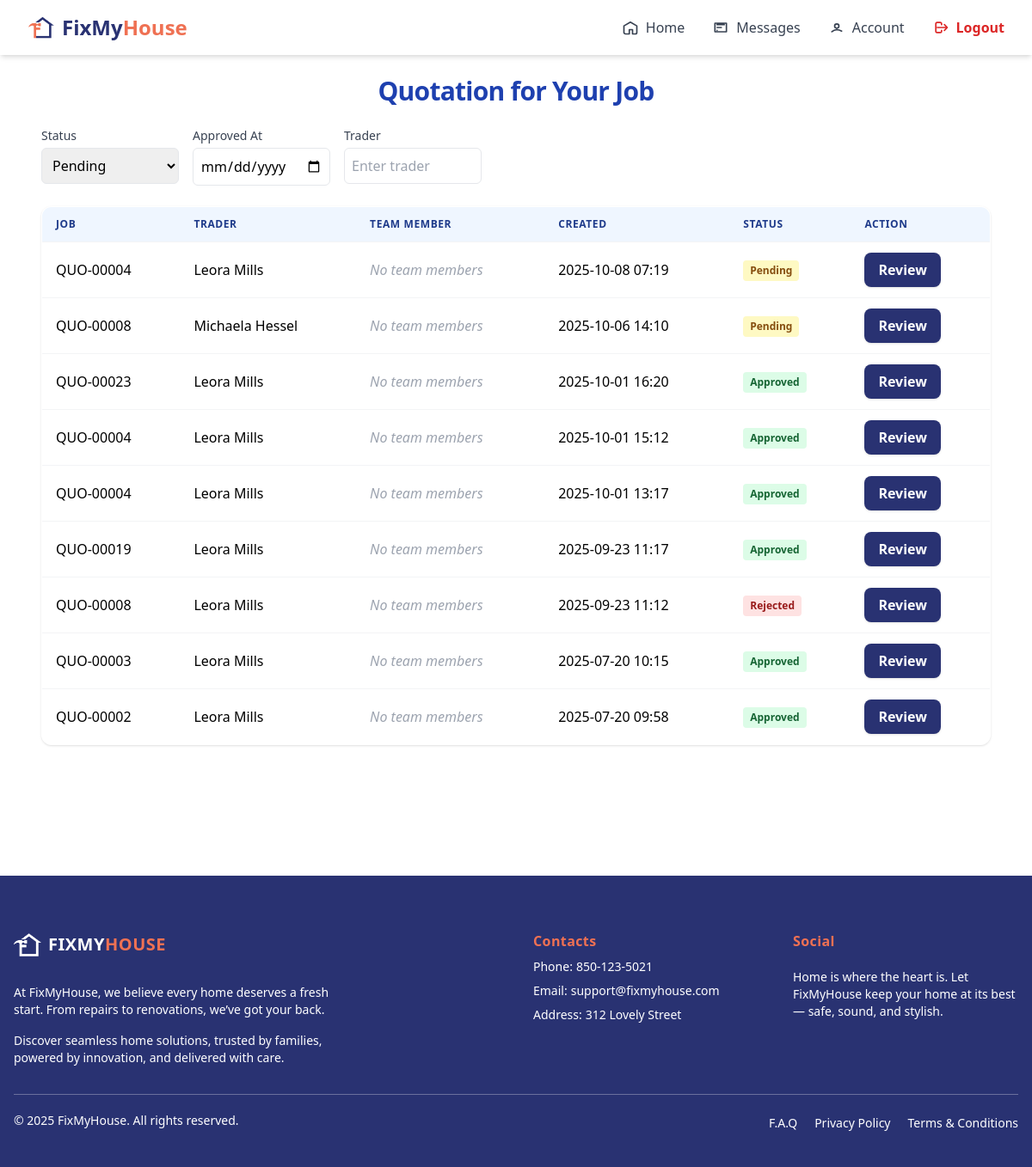
Page /agent/bids/ (signed in) on the earlier database version.
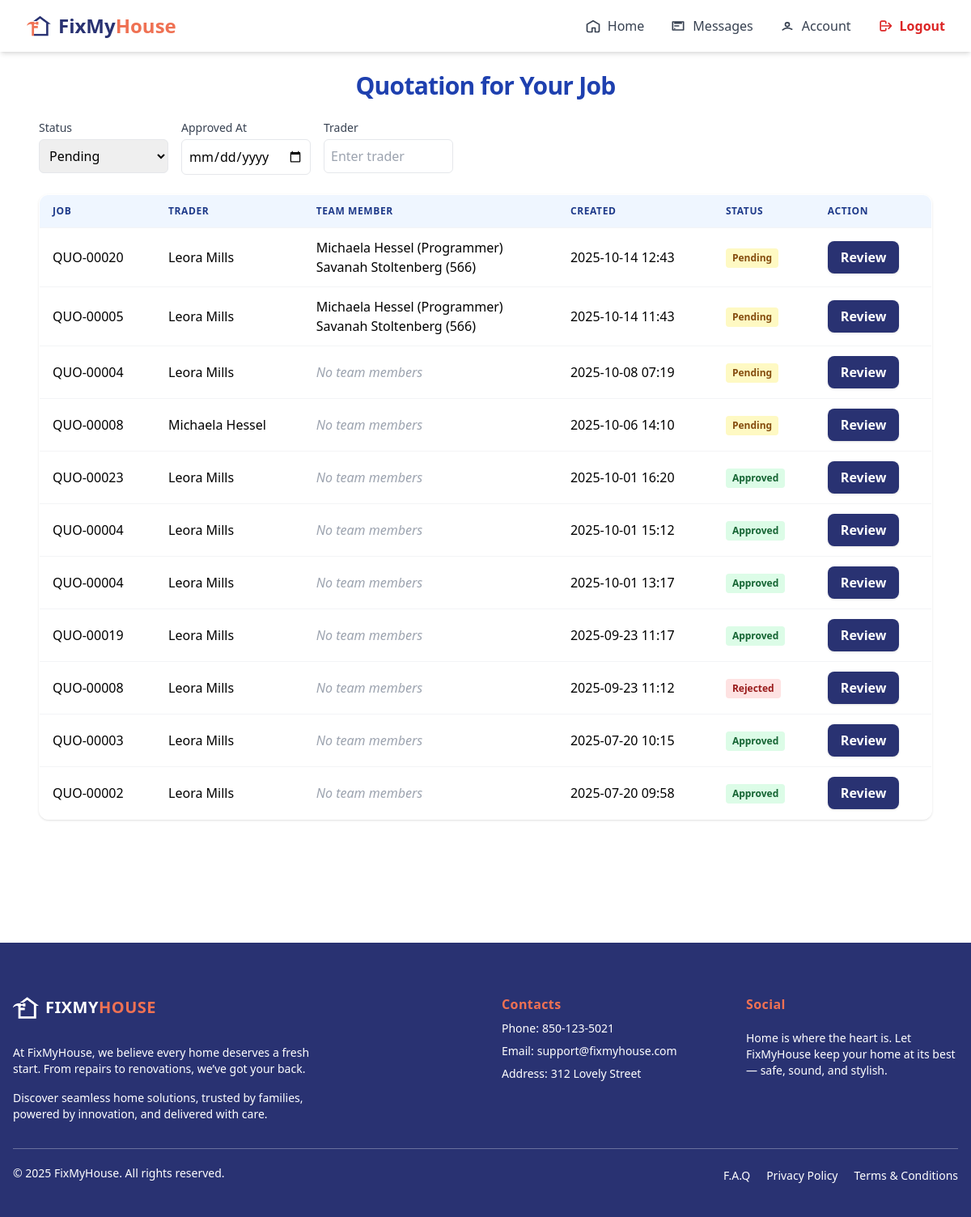
Same page on the later database version.
### trader/models/biddingTrader.py (models this page shows, shortened)
class Bidding(models.Model):
    trader = models.ForeignKey(TraderRegistration, on_delete=models.CASCADE, related_name='bid_trader')
    agent = models.ForeignKey(AgentRegister, on_delete=models.SET_NULL, null=True, blank=True, related_name='bid_agent')
    jobs = models.ForeignKey(Jobs, on_delete=models.SET_NULL, null=True, blank=True, related_name='jobs_related')
    team_member = models.ManyToManyField(TeamMember, related_name='biddings_related', blank=True)
    labour_per_hour = models.DecimalField(max_digits=10, decimal_places=2, null=True, blank=True)
    callout_rate = models.DecimalField(max_digits=10, decimal_places=2, null=True, blank=True)
    parts_qty = models.PositiveIntegerField(default=0)
    parts_unit_price = models.DecimalField(max_digits=10, decimal_places=2, default=0)
    hours = models.DecimalField(max_digits=5, decimal_places=2, default=0)
    appliance_model_price = models.DecimalField(max_digits=10, decimal_places=2, default=0)
    appliance_model = models.CharField(max_length=100, blank=True, null=True)
    notes = models.TextField(blank=True, null=True)
    created_at = models.DateTimeField(auto_now_add=True)
    start_date = models.DateTimeField(blank=True, null=True)
    end_date = models.DateTimeField(blank=True, null=True)
    is_approved = models.BooleanField(null=True, blank=True, default=None, help_text="None=pending, True=approved, False=rejected")
    is_active = models.BooleanField(null=True, blank=True, default=True)
    approved_at = models.DateField(auto_now_add=True, null=True, blank=True)
    approved_by = models.ForeignKey(AgentRegister, on_delete=models.SET_NULL, null=True, blank=True, related_name='approved_bids')
    approval_notes = models.TextField(blank=True, null=True)

### trader/models/jobs.py (models this page shows, shortened)
class Jobs(models.Model):
    agent = models.ForeignKey(AgentRegister, on_delete=models.CASCADE, related_name='jobs_agent')
    trader = models.ForeignKey(TraderRegistration, on_delete=models.SET_NULL, null=True, blank=True, related_name='jobs_trader')
    property = models.ForeignKey(Property, on_delete=models.SET_NULL, null=True, blank=True, related_name='jobs_property')
    STATUS_CHOICES = [
        ('quoted', 'Quoted'),
        ('confirmed', 'Confirmed'),
        ('approved', 'Approved'),
        ('scheduled', 'Scheduled'),
    ]
    address = models.TextField(blank=True, null=True)
    category = models.ForeignKey(Services, on_delete=models.SET_NULL, null=True, blank=True, related_name='category_services')
    renter = models.CharField(max_length=100, null=True, blank=True)
    priority = models.BooleanField(default=False)  # True = High Priority
    job_code = models.CharField(max_length=20, unique=True)
    notes = models.TextField()
    status = models.CharField(max_length=20, choices=STATUS_CHOICES, default='quoted')
    bid_status = models.CharField(max_length=20, choices=[('open', 'Open'), ('closed', 'Closed')], default='open')
    bid_count = models.IntegerField(default=0)
    quoted_at = models.DateField(default=timezone.now)
    confirmed_at = models.DateField(null=True, blank=True)
    approved_at = models.DateField(null=True, blank=True)
    scheduled_at = models.DateField(null=True, blank=True)
    is_active = models.BooleanField(null=True, blank=True, default=True)
    start_date = models.DateField(null=True, blank=True)
    end_date = models.DateField(null=True, blank=True)
    issue_found_at = models.DateField(null=True, blank=True)
    renter_availability = models.DateField(null=True, blank=True)
    issue_been_fixed_before = models.BooleanField(default=False)
    def __str__(self):
        return self.job_code

### trader/models/registerTrader.py (models this page shows, shortened)
class TraderRegistration(models.Model):
    user = models.OneToOneField(User, on_delete=models.CASCADE, null=True, blank=True)
    name = models.CharField(max_length=255)
    email = models.EmailField()
    phone = models.CharField(max_length=50)
    password = models.CharField(max_length=255, null=True, blank=True)
    isAdmin = models.BooleanField(default=False)
    isDirector = models.BooleanField(default=True)
    isTeamMember = models.BooleanField(default=False)
    COMPANY_TYPE_CHOICES = [
        ('sole_trader', 'Sole Trader'),
        ('company', 'Company'),
    ]
    INDUSTRIES_CHOICES = [
        ('air_conditioning', 'Air Conditioning'),
        ('cleaning', 'Cleaning'),
        ('electrical', 'Electrical'),
        ('gardening', 'Gardening'),
        ('general_maintenance', 'General Maintenance'),
        ('glazing', 'Glazing'),
        ('pest_control', 'Pest Control'),
        ('plumbing_gas', 'Plumbing / Gas'),
        ('tree_cutting', 'Tree Cutting'),
        ('steel_works', 'Steel Works'),
        ('safety', 'Safety'),
    ]
    company_type = models.CharField(max_length=100, choices=COMPANY_TYPE_CHOICES, default='company')
    company_name = models.CharField(max_length=255, blank=True, null=True)
    company_address = models.CharField(max_length=255, blank=True, null=True)
    company_email = models.EmailField(blank=True, null=True)
    company_landline = models.CharField(max_length=50, blank=True, null=True)
    gst_registered = models.BooleanField(default=False)
    abn = models.CharField(max_length=20, blank=True, null=True)
    industry = models.CharField(max_length=100, choices=INDUSTRIES_CHOICES, blank=True, null=True)
    state = models.CharField(max_length=100, blank=True)
    municipality = models.CharField(max_length=100, blank=True)
    city = models.CharField(max_length=100, blank=True)
    address_line_1 = models.CharField(max_length=255, blank=True, null=True)
    address_line_2 = models.CharField(max_length=255, blank=True, null=True)
    postal_code = models.CharField(max_length=20, blank=True)
    def __str__(self):
        return self.name

### trader/models/teamMember.py (models this page shows, shortened)
class TeamMember(models.Model):
    user = models.OneToOneField(User, on_delete=models.CASCADE, null=True, blank=True)
    trader = models.ForeignKey(TraderRegistration,
        on_delete=models.CASCADE, related_name='team_members')
    teamName = models.CharField(max_length=255)
    position = models.CharField(max_length=100)
    labour_rate_per_hour = models.DecimalField(max_digits=8, decimal_places=2, null=True, blank=True)
    callout_rate = models.DecimalField(max_digits=8, decimal_places=2, null=True, blank=True)
    contact_number = models.CharField(max_length=50, blank=True)
    email = models.EmailField(blank=True)
    active_postal_codes = models.CharField(max_length=255, blank=True)  # Comma-separated
    holidays = models.JSONField(blank=True, default=list) # Store as comma-separated dates or JSON
    time_in = models.TimeField(null=True, blank=True)
    time_out = models.TimeField(null=True, blank=True)
    IsWorkInHoliday = models.BooleanField(default=False)
    holidayTime_in = models.TimeField(null=True, blank=True)
    holidayTime_out = models.TimeField(null=True, blank=True)

### agent/views/biddingList.py (the view)
# urls.py: path('bids/', AgentBidListView.as_view(), name='agent_bid_list'),
@method_decorator([login_required, agent_required], name='dispatch')
class AgentBidListView(ListView):
    model = Bidding
    template_name = 'components/home/agent_bid_list.html'
    context_object_name = 'bids'
    def get_queryset(self):
        queryset = super().get_queryset()
        queryset = queryset.filter(is_active=True)
        trader = self.request.GET.get('trader')
        is_approved = self.request.GET.get('status')
        approved_at = self.request.GET.get('approved_at')
        if trader:
            queryset = queryset.filter(trader__name__icontains=trader)
        if approved_at:
            queryset = queryset.filter(approved_at=approved_at)
        if is_approved == 'true':
            queryset = queryset.filter(is_approved=True)
        elif is_approved == 'false':
            queryset = queryset.filter(is_approved=False)
        elif is_approved == '':
            queryset = queryset.filter(is_approved__isnull=True)
        return queryset.order_by('-created_at')
    def get_context_data(self, **kwargs):
        context = super().get_context_data(**kwargs)
        context['status_options'] = {
            '': 'Pending',
            'true': 'Approved',
            'false': 'Rejected',
        }
        context['filter_trader'] = self.request.GET.get('trader', '')
        context['filter_is_approved'] = self.request.GET.get('status', '')
        context['filter_approved_at'] = self.request.GET.get('approved_at', '')
        return context

### trader/context_processors.py (called while the page is built)
def notifications_context(request):
    if request.user.is_authenticated:
        unread_qs = get_unread_notifications(request.user)
        return {
            "unread_count": unread_qs.count(),
            "unread_notifications": unread_qs[:5],  # show latest 5
        }
    return {}

### trader/views/traderNotification.py (called while the page is built)
def get_unread_notifications(user):
    try:
        return TraderNotification.objects.filter(
            trader_id__user=user,
            seen=False
        ).order_by("-created_at")
    except Exception as e:
        logger.error(f"Error fetching notifications! {e}")
        return TraderNotification.objects.none()

### agent/templates/components/home/agent_bid_list.html (shortened to what the changed rows need)
{% extends "baseAgent.html" %}
{% block content %}
{% include 'components/home/navigatorBaseAgent.html' %}
<main class="max-w-6xl mx-auto p-4 sm:p-6 mb-[8rem] flex-1 w-full">
  <h2 class="text-2xl sm:text-3xl font-bold text-blue-800 mb-6 text-center tracking-tight">Quotation for Your Job</h2>
  <div class="space-y-4">
      <div class="hidden lg:block overflow-x-auto rounded-xl shadow">
        <table class="min-w-full bg-white border border-gray-200 rounded-xl overflow-hidden">
          <thead class="bg-blue-50">
            <tr>
              <th class="px-4 py-3 text-left text-xs font-semibold text-blue-900 uppercase tracking-wider">Job</th>
              <th class="px-4 py-3 text-left text-xs font-semibold text-blue-900 uppercase tracking-wider">Trader</th>
              <th class="px-4 py-3 text-left text-xs font-semibold text-blue-900 uppercase tracking-wider">Team Member</th>
              <th class="px-4 py-3 text-left text-xs font-semibold text-blue-900 uppercase tracking-wider">Created</th>
              <th class="px-4 py-3 text-left text-xs font-semibold text-blue-900 uppercase tracking-wider">Status</th>
              <th class="px-4 py-3 text-left text-xs font-semibold text-blue-900 uppercase tracking-wider">Action</th>
            </tr>
          </thead>
          <tbody>
            {% for bid in bids %}
            <tr class="border-t border-gray-100 hover:bg-blue-50 transition">
              <td class="px-4 py-3 whitespace-nowrap">{{ bid.jobs }}</td>
              <td class="px-4 py-3 whitespace-nowrap">{{ bid.trader }}</td>
              <td class="px-4 py-3 whitespace-nowrap">
                {% for member in bid.team_member.all %}
                  <div>{{ member.teamName }} ({{ member.position }})</div>
                {% empty %}
                  <span class="text-gray-400 italic">No team members</span>
                {% endfor %}
              </td>
              <td class="px-4 py-3 whitespace-nowrap">{{ bid.created_at|date:"Y-m-d H:i" }}</td>
              <td class="px-4 py-3">
                {% if bid.is_approved is None %}
                  <span class="inline-block px-2 py-1 text-xs font-semibold rounded bg-yellow-100 text-yellow-800">Pending</span>
                {% elif bid.is_approved %}
                  <span class="inline-block px-2 py-1 text-xs font-semibold rounded bg-green-100 text-green-800">Approved</span>
                {% else %}
                  <span class="inline-block px-2 py-1 text-xs font-semibold rounded bg-red-100 text-red-800">Rejected</span>
                {% endif %}
              </td>
              <td class="px-4 py-3">
                <a href="{% url 'bidding_approval' bid.pk %}" class="inline-block bg-[#293272] text-white px-4 py-2 rounded-lg font-semibold hover:bg-[#162060] shadow transition">Review</a>
              </td>
            </tr>
            {% empty %}
            <tr><td colspan="6" class="text-center py-4">No bids found.</td></tr>
            {% endfor %}
          </tbody>
        </table>
      </div>
    </div>
</main>
{% endblock %}

Differences in the rows shown:
added Bidding: jobs "QUO-00020", trader "Leora Mills", created_at "2025-10-14 12:43", shows "Pending"
now on this page (row unchanged): TeamMember: teamName "Michaela Hessel", position "Programmer"
now on this page (row unchanged): TeamMember: teamName "Savanah Stoltenberg", position "566"
added Bidding: jobs "QUO-00005", trader "Leora Mills", created_at "2025-10-14 11:43", shows "Pending"
